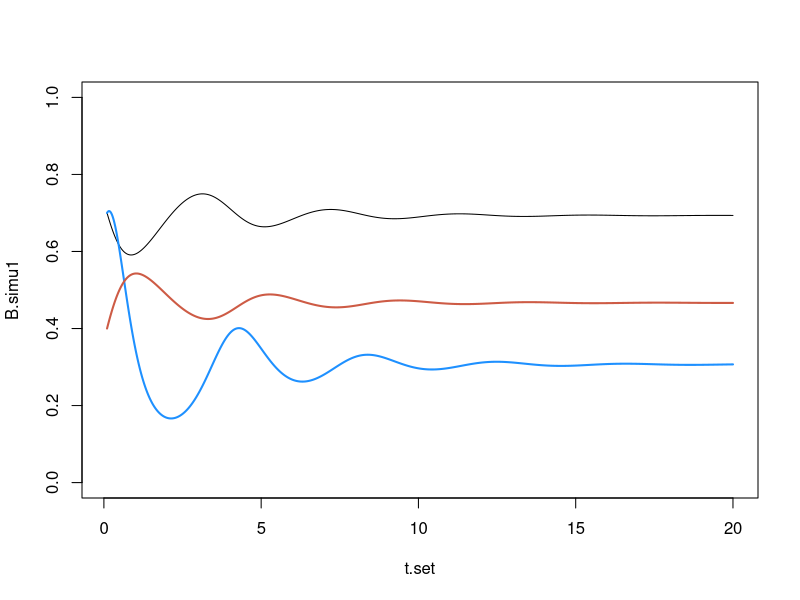

This figure's R source:
## ---- chunk 1
#install.packages("deSolve", dependencies = T)
library(deSolve)
require(deSolve)
library(tidyverse) #install.packages('tidyverse)
## ---- chunk 2
knitr::opts_chunk$set(echo = TRUE)
## ---- chunk 3
##Variables
N.v <- NaN    ## population size for victims (birds)
N.p <- NaN    ## population size for predators (cats)
t.time.set <- seq(1, 200, length.out= 2000) ## time



##Parameter values##
K <- NaN            # carrying capacity               (will be estimated from dimensionless parameters)
u <- NaN            # predation rate                  (will be estimated from dimensionless parameters)
beta.ma <- NaN      # contact rate for mass action    (will be estimated from dimensionless parameters)    

r.v <- 0.1          # per capita growth rate of birds in the model
a <- 0.03           # trophic conversion efficiency of cats
d.p <- 0.6          # natural per capita death rate of cats
beta.pm <- 1.5      # contact rate for proportionate mixing
delta <- 0.2        # virulence

#core equations
B <- N.v/K
B.set <-seq(0, 1, length.out=20000)
C <- N.p*u/r.v
t.set <- r.v*t.time.set

#dimensionless parameters
sigma.pm <- beta.pm/r.v
sigma.pm.set <- seq(0,25, length.out = 20000)
sigma.ma <- beta.ma * C/u 
sigma.ma.set<- seq(0, 250, length.out = 20000)

#e <- alpha*u*K/r.v
e <- 10
e.set <- seq(0, 25, length.out = 20000)
m <- d.p/r.v
alpha <- delta/r.v

## ---- chunk 4
B.simu1 <- NaN*t.set 
  B.simu1[1] <- .7
C.simu1 <- NaN*t.set
  C.simu1[1] <- .7
I.simu1 <- NaN*t.set
  I.simu1[1] <- .4

#for PM
for(i in 2:length(t.set)){
  dt <- t.set[i]-t.set[i-1]
  B <- B.simu1[i-1]
  C <- C.simu1[i-1]
  I <- I.simu1[i-1]
  
  dB <- (B*(1-B) -B*C) *dt
  dC <- (e*B*C - m*C - alpha*C*I )*dt
  dI <- (((sigma.pm - alpha)* (1-I) - e*B)*I) *dt
  
  B.simu1[i] <- B + dB
  C.simu1[i] <- C + dC
  I.simu1[i] <- I + dI
}

  
plot(t.set, B.simu1, type= "l", ylim= c(0, 1))  
lines(t.set,C.simu1,lwd=2,col='dodgerblue')
lines(t.set, I.simu1, lwd = 2, col= "coral3")
B.simu1
